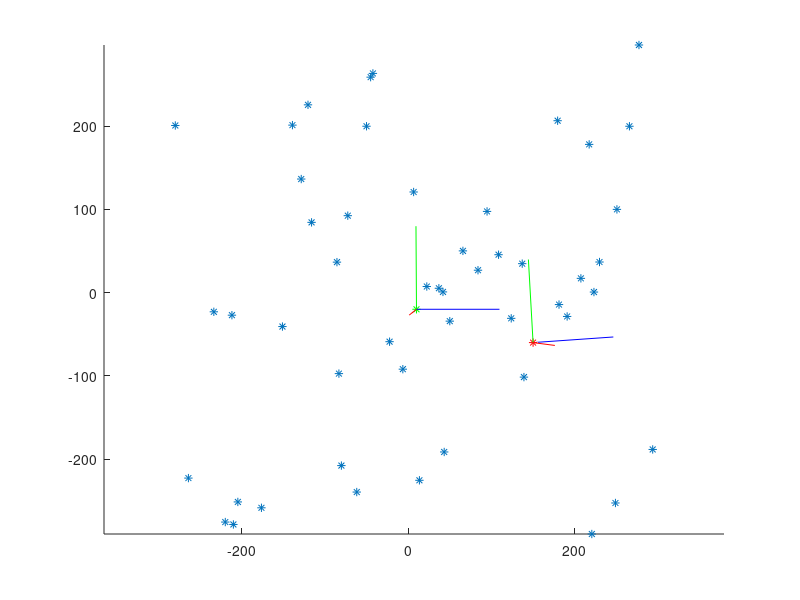

Reproduce this figure in MATLAB. (Note: this script raises an error after producing the figure.)
%%%%%%%%%%%%%%%%%%%%%%%%%%%%%%%%%%%%%%%%%%%%%%%%%%%%%%%%%%%%%%%%%%%%%%%%%%%
%%%%%%%%%%%%%%%%%%%% Motion estimation using 8 points algortihm %%%%%%%%%%%
%%%%%%%%%%%%%%%%%%%%%                 vs                       %%%%%%%%%%%%
%%%%%%%%%%%%%%%%%%%%%    5 points algorithm with IMU           %%%%%%%%%%%%
%%%%%%%%%%%%%%%%%%%%%%%%%%%%%%%%%%%%%%%%%%%%%%%%%%%%%%%%%%%%%%%%%%%%%%%%%%%
% Name :    Mohit Ahuja
%            MSCV - 2
%      University of Burgundy
%        Le Creusot Campus
%

close all;
clear all;
clc;

%% Test 1 : example with a particular data
 
%%%%%%%%%%%%%%%%%%%%%%%%%%%%%%%%%%%%%%%%%%%%%%%%%%%%%%%%%%%%%%%%%%%%%%%%%%%
%%%%%%%%%%%%%%%%%%%%%%%    data generation %%%%%%%%%%%%%%%%%%%%%%%%%%%%%%%%
%%%%%%%%%%%%%%%%%%%%%%%%%%%%%%%%%%%%%%%%%%%%%%%%%%%%%%%%%%%%%%%%%%%%%%%%%%%

lowerbound=-300;
upperbound=300;
nbpoints = 50;

P = [lowerbound+(upperbound-lowerbound).*rand(nbpoints,3),ones(nbpoints,1)];

% the data belong on a cube [-300*300]*[-300*300]*[-300*300]

% camera parameter (camera is calibrated)
f=1; u0 = 0; v0 = 0;
K=[f 0 u0;0 f v0;0 0 1];
K1=[f 0 u0 0;0 f v0 0;0 0 1 0]; 

%%%%%%%%%%%%%%%%%%%%%%%%%% Camera 1 %%%%%%%%%%%%%%%%%%%%%%%%%%%%%%%%%%%%%%% 
% Camera position at time 1
tx1=10; ty1=-20; tz1=50;
% Rotation angles in degree
roll1=4; pitch1=-5; yaw1=0;

% Rotation of the camera 1       

Rp1=[cos(deg2rad(pitch1)) 0 sin(deg2rad(pitch1));...
     0 1 0;...
     -sin(deg2rad(pitch1)) 0 cos(deg2rad(pitch1))]; %Pitch 
Ry1=[cos(deg2rad(yaw1)) -sin(deg2rad(yaw1)) 0;...
    sin(deg2rad(yaw1)) cos(deg2rad(yaw1)) 0;...
    0 0 1]; % Yaw 
Rr1=[1 0 0;...
    0 cos(deg2rad(roll1)) -sin(deg2rad(roll1));...
    0 sin(deg2rad(roll1)) cos(deg2rad(roll1))]; % Roll
R1=Ry1*Rp1*Rr1;


% Translation of the camera 1  
T1 = [tx1,ty1,tz1]';

% camera image 1 :
for i =1 : nbpoints
P1(i,:) = K1*[R1' , -R1'*T1; 0 0 0 1]*P(i,:)';
end

%%%%%%%%%%%%%%%%%%%%%%%%%% Camera 1 %%%%%%%%%%%%%%%%%%%%%%%%%%%%%%%%%%%%%%%
% Camera position at time 2
tx2=150; ty2=-60; tz2=100;
% Rotation angles in degree
roll2=3; pitch2=15; yaw2=4;

% Rotation of the camera 2       
Rp2=[cos(deg2rad(pitch2)) 0 sin(deg2rad(pitch2));...
     0 1 0;...
     -sin(deg2rad(pitch2)) 0 cos(deg2rad(pitch2))]; % Pitch 
Ry2=[cos(deg2rad(yaw2)) -sin(deg2rad(yaw2)) 0;...
     sin(deg2rad(yaw2)) cos(deg2rad(yaw2)) 0;...
     0 0 1];  %Yaw
Rr2=[1 0 0;...
     0 cos(deg2rad(roll2)) -sin(deg2rad(roll2));...
     0 sin(deg2rad(roll2)) cos(deg2rad(roll2))]; % Roll
R2 =Ry2*Rp2*Rr2;

% Translation of the camera 2
T2 = [tx2,ty2,tz2]';

% Camera image 2 :
for i =1 : nbpoints
P2(i,:) = K1*[R2' , -R2'*T2; 0 0 0 1]*P(i,:)';
end

%%%%%%%%%%%%%%%%%%%%%%%    display data     %%%%%%%%%%%%%%%%%%%%%%%%%%%%%%%
figure
hold on
plot3(P(:,1),P(:,2),P(:,3),'*')
plot3(tx1,ty1,tz1,'g*')
Rx = R1*[100,0,0]';
line([tx1,tx1+Rx(1)],[ty1,ty1+Rx(2)],[tz1,tz1+Rx(3)],'Color','b')
Ry = R1*[0,100,0]';
line([tx1,tx1+Ry(1)],[ty1,ty1+Ry(2)],[tz1,tz1+Ry(3)],'Color','g')
Rz = R1*[0,0,100]';
line([tx1,tx1+Rz(1)],[ty1,ty1+Rz(2)],[tz1,tz1+Rz(3)],'Color','r')
plot3(tx2,ty2,tz2,'r*')
Rx = R2*[100,0,0]';
line([tx2,tx2+Rx(1)],[ty2,ty2+Rx(2)],[tz2,tz2+Rx(3)],'Color','b')
Ry = R2*[0,100,0]';
line([tx2,tx2+Ry(1)],[ty2,ty2+Ry(2)],[tz2,tz2+Ry(3)],'Color','g')
Rz = R2*[0,0,100]';
line([tx2,tx2+Rz(1)],[ty2,ty2+Rz(2)],[tz2,tz2+Rz(3)],'Color','r')
axis equal


%% %%%%%%%%%%%%%%%%%%%%%%%%%%%%%%%%%%%%%%%%%%%%%%%%%%%%%%%%%%%%%%%%%%%%%%%%
%%%%%%%%%%%%%%%%%%%%%%%    Preliminary questions %%%%%%%%%%%%%%%%%%%%%%%%%%
%%%%%%%%%%%%%%%%%%%%%%%%%%%%%%%%%%%%%%%%%%%%%%%%%%%%%%%%%%%%%%%%%%%%%%%%%%%

disp('%%%%%%%%%%%%%%%%%%%%%%%%%%%%%%%%%%%%%%%%%%%%%%%%%%%');
disp('%%%%%%%%%%%%% Preliminary Questions: %%%%%%%%%%%%%%');
disp('%%%%%%%%%%%%%%%%%%%%%%%%%%%%%%%%%%%%%%%%%%%%%%%%%%%');
disp(' ');

% 1.1-> Relation between Rt, Tt and R1, R2, T1, T2
disp('%%%%%%%%%%%%%%%%%%%%%%%%%%%%%%%%%%%%%%%%%%%%%%%%%%%');
disp('1.1-> Relation between Rt, Tt and R1, R2, T1, T2');
disp('Rt = R1*R2');
disp('Tt = (T1-T2)*R2');
Rt = R2'*R1;
Tt = R2'*(T1-T2);

% 1.2-> Theoretical Essential Matrix E:
disp('%%%%%%%%%%%%%%%%%%%%%%%%%%%%%%%%%%%%%%%%%%%%%%%%%%%');
disp('1.2-> Essential Matrix Using Rt and Tt:');
Et = skew3(Tt)*Rt

% 1.3-> Verification for the First Point
disp('%%%%%%%%%%%%%%%%%%%%%%%%%%%%%%%%%%%%%%%%%%%%%%%%%%%');
disp('1.3-> Verification of Epipolar Geometry for the First Point:');
disp('%%%%%    This should be equal to 0    %%%%%');
Verify = round(P2(1,:)*Et*P1(1,:)')


%% %%%%%%%%%%%%%%%%%%%%%%%%%%%%%%%%%%%%%%%%%%%%%%%%%%%%%%%%%%%%%%%%%%%%%%%%
%%%%%%%%%%%%%%%%%%%%%%%    8 pts algorithm %%%%%%%%%%%%%%%%%%%%%%%%%%%%%%%%
%%%%%%%%%%%%%%%%%%%%%%%%%%%%%%%%%%%%%%%%%%%%%%%%%%%%%%%%%%%%%%%%%%%%%%%%%%%
disp('%%%%%%%%%%%%%%%%%%%%%%%%%%%%%%%%%%%%%%%%%%%%%%%%%%%');
disp('%%%%%%%%%%%%%%% 8 Point Algorithm: %%%%%%%%%%%%%%%%');
disp('%%%%%%%%%%%%%%%%%%%%%%%%%%%%%%%%%%%%%%%%%%%%%%%%%%%');
disp(' ');

% 2.1.1-> Essential matrix estimation
[F,e1,e2] = fundmatrix(P1',P2');
disp('%%%%%%%%%%%%%%%%%%%%%%%%%%%%%%%%%%%%%%%%%%%%%%%%%%%');
disp('2.1.1-> Essential Matrix using 8 Point Algorithm:');
E = K'*F*K

% 2.1.2-> Verification for the first point
disp('%%%%%%%%%%%%%%%%%%%%%%%%%%%%%%%%%%%%%%%%%%%%%%%%%%%');
disp('2.1.2-> Verification of E in 8 Point Algorithm:');
disp('%%%%%    This should be equal to 0    %%%%%');
Verify_For_First_Point = round(P2(1,:)*E*P1(1,:)')

% 2.2.1-> Essential matrix estimation with robust estimation 
[F, inliers] = ransacfitfundmatrix(P1', P2', 0.001);
disp('%%%%%%%%%%%%%%%%%%%%%%%%%%%%%%%%%%%%%%%%%%%%%%%%%%%');
disp('2.2.1-> Essential matrix estimation with Robust Estimation:');
 E_After_Ransac = K'*F*K
 
% 2.2.2-> Verification for the first point
disp('%%%%%%%%%%%%%%%%%%%%%%%%%%%%%%%%%%%%%%%%%%%%%%%%%%%');
disp('2.2.2-> Verification after Robust Estimation:');
disp('%%%%%    This should be equal to 0    %%%%%');
Verify_for_First_Point_Ransac_E = round(P2(1,:)*E_After_Ransac*P1(1,:)')

% 2.3-> Essential Matrix decompostion on R and T
[U, R1E, R2E, t1E, t2E] = PoseEMat(E);

% Verification....
disp('%%%%%%%%%%%%%%%%%%%%%%%%%%%%%%%%%%%%%%%%%%%%%%%%%%%');
disp('2.3-> Verification after Decomposition:');
R_1_computed = norm(R1E-Rt);   
R_2_computed = norm(R2E-Rt);  % R2E is the original rotational matrix.
Original_T = Tt/norm(Tt)
T_1_Computed = t1E/norm(t1E);
T_2_Computed = t2E/norm(t2E)  % As the norm is near to the Original_T, So this is our Translation Matrix
disp('We found our translation as T2_Computed = Original T');



%% %%%%%%%%%%%%%%%%%%%%%%%%%%%%%%%%%%%%%%%%%%%%%%%%%%%%%%%%%%%%%%%%%%%%%%%%
%%%%%%%%%%%%%%%%%%%%%%%   5+1 pts algorithm %%%%%%%%%%%%%%%%%%%%%%%%%%%%%%%
%%%%%%%%%%%%%%%%%%%%%%%%%%%%%%%%%%%%%%%%%%%%%%%%%%%%%%%%%%%%%%%%%%%%%%%%%%%

disp('%%%%%%%%%%%%%%%%%%%%%%%%%%%%%%%%%%%%%%%%%%%%%%%%%%%');
disp('%%%%%%%%%%%%%% 5+1 Point Algorithm: %%%%%%%%%%%%%%%');
disp('%%%%%%%%%%%%%%%%%%%%%%%%%%%%%%%%%%%%%%%%%%%%%%%%%%%');
disp(' ');

% 3.1-> Essential matrix estimation with the vertical known
%       virtual points (derotation of roll and pitch angle)
R1derot = Rp1*Rr1;
R2derot = Rp2*Rr2;
PV1 = (R1derot*P1(:,1:3)')';
PV2 = (R2derot*P2(:,1:3)')';
for i =1 : nbpoints
    PV1(i,:)=PV1(i,:)/PV1(i,3);
    PV2(i,:)=PV2(i,:)/PV2(i,3);
end

%%%%%%%%%%%%%%%%%%%%%%%%%%%%%%%%%%%%%%%%%%%%%%%%%%%%%%%%%%%%%%%%%%%%%%%%%%%
% 3.2-> Theoretical Essential matrix E :
T = Ry2'*(T1-T2);
R = Ry2'*Ry1;


%%%%%%%%%%%%%%%%%%%%%%%%%%%%%%%%%%%%%%%%%%%%%%%%%%%%%%%%%%%%%%%%%%%%%%%%%%%
% 3.3.1-> Yaw Angle Computation
disp('%%%%%%%%%%%%%%%%%%%%%%%%%%%%%%%%%%%%%%%%%%%%%%%%%%%');
disp('3.3.1-> Yaw Angle Computation:');
Yaw_Angle = atan2(-R(1,2),R(1,1)) % in radian

% 3.3.2-> Essential Matrix using Yaw Angle
disp('%%%%%%%%%%%%%%%%%%%%%%%%%%%%%%%%%%%%%%%%%%%%%%%%%%%');
disp('3.3.2-> Essential Matrix using Yaw Angle:');
Et_5Point = [-T(3)*sin(Yaw_Angle)  -T(3)*cos(Yaw_Angle)  T(2);...
       T(3)*cos(Yaw_Angle)  -T(3)*sin(Yaw_Angle) -T(1);...
      -T(2)*cos(Yaw_Angle)+T(1)*sin(Yaw_Angle) T(1)*cos(Yaw_Angle)+T(2)*sin(Yaw_Angle) 0]

% 3.3.3-> Verification by epipolar geometry 
disp('%%%%%%%%%%%%%%%%%%%%%%%%%%%%%%%%%%%%%%%%%%%%%%%%%%%');
disp('3.3.3-> Verification using 1st Point:');
disp('%%%%%    This should be equal to 0    %%%%%');
Verify_5_POint = round(PV2(1,:)*Et_5Point*PV1(1,:)')


%%%%%%%%%%%%%%%%%%%%%%%%%%%%%%%%%%%%%%%%%%%%%%%%%%%%%%%%%%%%%%%%%%%%%%%%%%%
% 3.4.1-> Essential matrix estimation using Essmatrix5pt_IMU
disp('%%%%%%%%%%%%%%%%%%%%%%%%%%%%%%%%%%%%%%%%%%%%%%%%%%%');
disp('3.3.2-> Essential Matrix using Essmatrix5pt_IMU:');
[E_New_5Point,e1,e2] = Essmatrix5pt_IMU(PV1,PV2);

% 3.4.2-> Verification by epipolar geometry 
disp('%%%%%%%%%%%%%%%%%%%%%%%%%%%%%%%%%%%%%%%%%%%%%%%%%%%');
disp('3.4.2-> Verification using 1st Point:');
disp('%%%%%    This should be equal to 0    %%%%%');
Verify_5_POint_Prof_Func = round(PV2(1,:)*E_New_5Point*PV1(1,:)')

% 3.4.3-> Essential matrix estimation using My Function
disp('%%%%%%%%%%%%%%%%%%%%%%%%%%%%%%%%%%%%%%%%%%%%%%%%%%%');
disp('3.4.3-> My Function to compute E for 5 Point Algorithm');
E_5Point_Algo = Compute_E( PV1,PV2 )

% 3.4.4-> Verification by epipolar geometry 
disp('%%%%%%%%%%%%%%%%%%%%%%%%%%%%%%%%%%%%%%%%%%%%%%%%%%%');
disp('3.4.4-> Verification of E using My Function:');
disp('%%%%%    This should be equal to 0    %%%%%');
Verify_5_POint_Mohit = round(PV2(1,:)*E_5Point_Algo*PV1(1,:)')


% 3.4.5-> Essential matrix estimation with robust estimation 
[E_5_point_Robust,inliers] = RansacEssmatrix5pt_IMU(PV1',PV2',0.001);

% 3.4.6-> Verification by epipolar geometry
disp('%%%%%%%%%%%%%%%%%%%%%%%%%%%%%%%%%%%%%%%%%%%%%%%%%%%');
disp('3.4.6-> Verification after Robust Estimation in 5-Point Algo:');
disp('%%%%%    This should be equal to 0    %%%%%');
Verify_5_POint_Robust = round(PV2(1,:)*E_5_point_Robust*PV1(1,:)')


